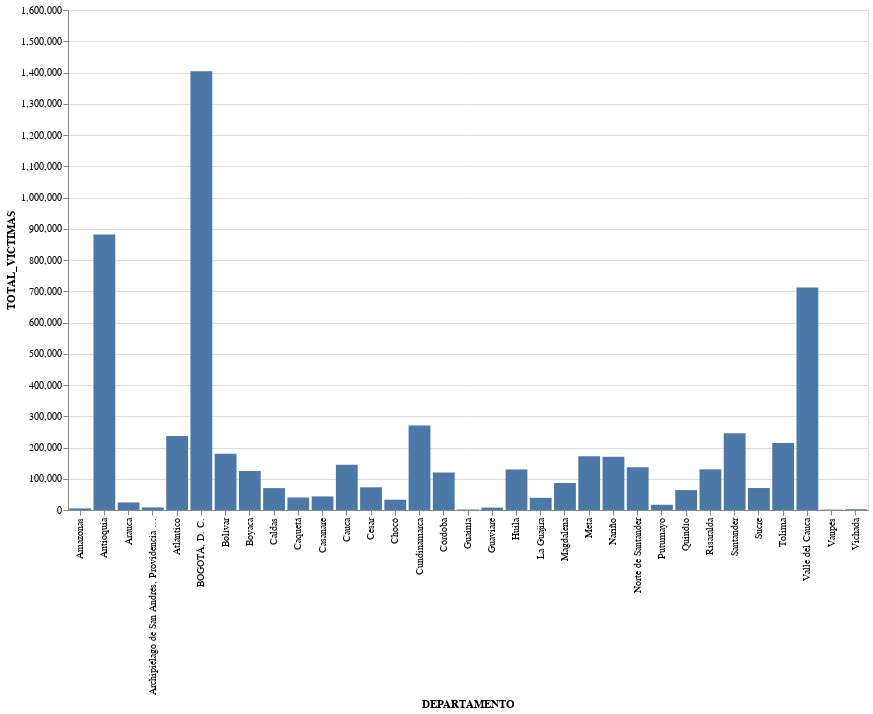

The notebook cell saved with this chart:
### Markdown cell above
¿Cual es el departamento de Colombia que más victimas ha tenido?

### Code cell
total_by_year = victims_df.groupby(['DEPARTAMENTO'])['TOTAL_VICTIMAS'].sum().reset_index()

alt.Chart(total_by_year).mark_bar().encode(
    alt.X("DEPARTAMENTO:N"),
    alt.Y('TOTAL_VICTIMAS:Q'),
    tooltip = [alt.Tooltip('TOTAL_VICTIMAS:Q')]
).interactive().properties(
    width = 800,
    height = 500
)

### Figure 1 — Vega-Lite specification as saved in the notebook (floating-point values rounded to 4 significant figures)
{"config": {"view": {"continuousWidth": 400, "continuousHeight": 300}}, "data": {"name": "data-cf9f99bb2dad14f6e7c8977284de15da"}, "mark": "bar", "encoding": {"tooltip": [{"field": "TOTAL_VICTIMAS", "type": "quantitative"}], "x": {"field": "DEPARTAMENTO", "type": "nominal"}, "y": {"field": "TOTAL_VICTIMAS", "type": "quantitative"}}, "height": 500, "selection": {"selector026": {"type": "interval", "bind": "scales", "encodings": ["x", "y"]}}, "width": 800, "$schema": "https://vega.github.io/schema/vega-lite/v4.17.0.json", "datasets": {"data-cf9f99bb2dad14f6e7c8977284de15da": [{"DEPARTAMENTO": "Amazonas", "TOTAL_VICTIMAS": 4951}, {"DEPARTAMENTO": "Antioquia", "TOTAL_VICTIMAS": 881969}, {"DEPARTAMENTO": "Arauca", "TOTAL_VICTIMAS": 24186}, {"DEPARTAMENTO": "Archipiélago de San Andrés, Providencia y Santa Catalina", "TOTAL_VICTIMAS": 8296}, {"DEPARTAMENTO": "Atlántico", "TOTAL_VICTIMAS": 236636}, {"DEPARTAMENTO": "BOGOTÁ, D. C.", "TOTAL_VICTIMAS": 1403833}, {"DEPARTAMENTO": "Bolívar", "TOTAL_VICTIMAS": 180261}, {"DEPARTAMENTO": "Boyaca", "TOTAL_VICTIMAS": 124773}, {"DEPARTAMENTO": "Caldas", "TOTAL_VICTIMAS": 70027}, {"DEPARTAMENTO": "Caquetá", "TOTAL_VICTIMAS": 39991}, {"DEPARTAMENTO": "Casanare", "TOTAL_VICTIMAS": 43473}, {"DEPARTAMENTO": "Cauca", "TOTAL_VICTIMAS": 145041}, {"DEPARTAMENTO": "Cesar", "TOTAL_VICTIMAS": 72646}, {"DEPARTAMENTO": "Chocó", "TOTAL_VICTIMAS": 32877}, {"DEPARTAMENTO": "Cundinamarca", "TOTAL_VICTIMAS": 270147}, {"DEPARTAMENTO": "Córdoba", "TOTAL_VICTIMAS": 119970}, {"DEPARTAMENTO": "Guainía", "TOTAL_VICTIMAS": 1607}, {"DEPARTAMENTO": "Guaviare", "TOTAL_VICTIMAS": 7681}, {"DEPARTAMENTO": "Huila", "TOTAL_VICTIMAS": 129737}, {"DEPARTAMENTO": "La Guajira", "TOTAL_VICTIMAS": 39037}, {"DEPARTAMENTO": "Magdalena", "TOTAL_VICTIMAS": 86489}, {"DEPARTAMENTO": "Meta", "TOTAL_VICTIMAS": 171918}, {"DEPARTAMENTO": "Nariño", "TOTAL_VICTIMAS": 170647}, {"DEPARTAMENTO": "Norte de Santander", "TOTAL_VICTIMAS": 136515}, {"DEPARTAMENTO": "Putumayo", "TOTAL_VICTIMAS": 16741}, {"DEPARTAMENTO": "Quindío", "TOTAL_VICTIMAS": 63700}, {"DEPARTAMENTO": "Risaralda", "TOTAL_VICTIMAS": 130084}, {"DEPARTAMENTO": "Santander", "TOTAL_VICTIMAS": 245879}, {"DEPARTAMENTO": "Sucre", "TOTAL_VICTIMAS": 70296}, {"DEPARTAMENTO": "Tolima", "TOTAL_VICTIMAS": 214147}, {"DEPARTAMENTO": "Valle del Cauca", "TOTAL_VICTIMAS": 711706}, {"DEPARTAMENTO": "Vaupés", "TOTAL_VICTIMAS": 1218}, {"DEPARTAMENTO": "Vichada", "TOTAL_VICTIMAS": 2386}]}}
